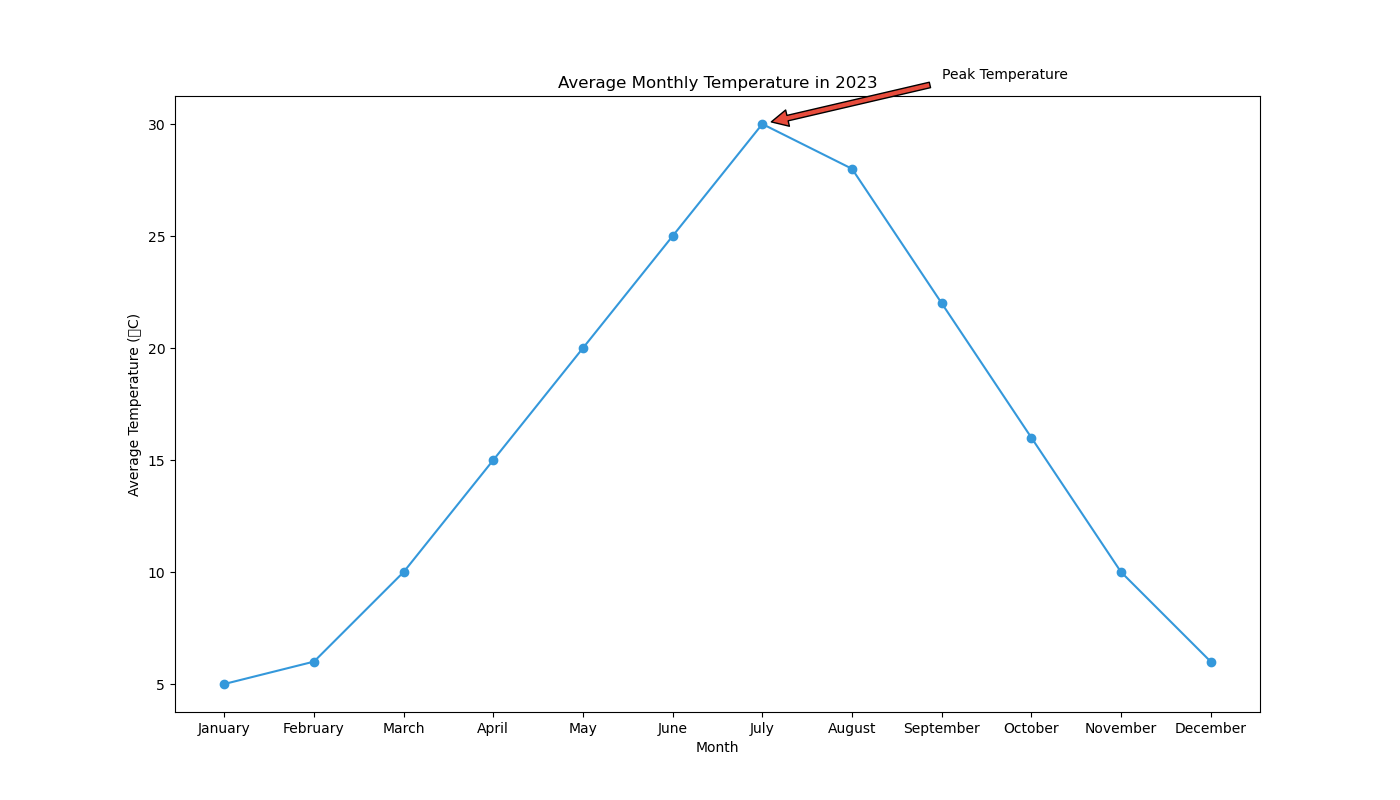

Recreate this plot in Python.

import matplotlib.pyplot as plt

# Data points
dates = ["January", "February", "March", "April", "May", "June",
         "July", "August", "September", "October", "November", "December"]
temperatures = [5, 6, 10, 15, 20, 25, 30, 28, 22, 16, 10, 6]

plt.figure(figsize=(14, 8))  # Adjust width and height of the chart
plt.plot(dates, temperatures, marker='o', linestyle='-', color='#3498db')  # Specific hex color

# Annotation for the highest temperature
plt.annotate('Peak Temperature', xy=('July', 30), xytext=('September', 32),
             arrowprops=dict(facecolor='#e74c3c', shrink=0.05))

# Adding labels and title
plt.xlabel('Month')
plt.ylabel('Average Temperature (°C)')
plt.title('Average Monthly Temperature in 2023')

# Showing the plot
plt.show()
